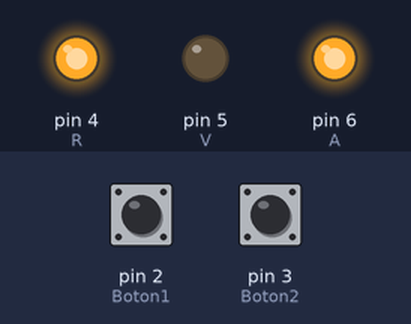
A sketch run on a simulated Arduino Uno, built with avr-gcc and run on an emulated ATmega328P. On the bench: output pins drawn as LEDs (lit = HIGH). Dashed ring = blinking. The inputs (shaded band) are chosen by the test bench; at power-on: pin 2 (Boton1) HIGH, pin 3 (Boton2) HIGH.

Above: at 1.2 s.
1.3 s: pin 2 (Boton1) pulled LOW for 1 s
At 2.4 s:
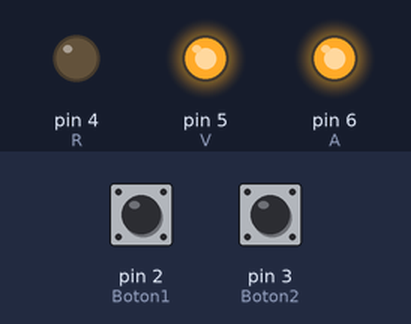
5.3 s: pin 3 (Boton2) pulled LOW for 1 s
At 6.6 s:
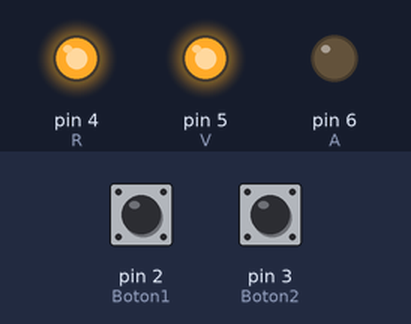
8.3 s: pin 3 (Boton2) pulled LOW for 3.2 s
At 12.4 s:
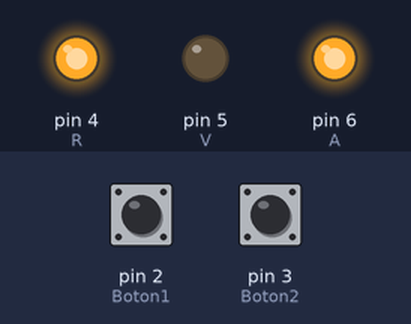
13.0 s: pin 2 (Boton1) pulled LOW for 3.2 s
At 13.8 s:
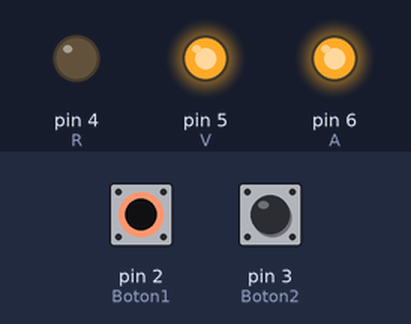
17.7 s: pin 2 (Boton1) driven LOW and pin 3 (Boton2) driven LOW
At 18.9 s:
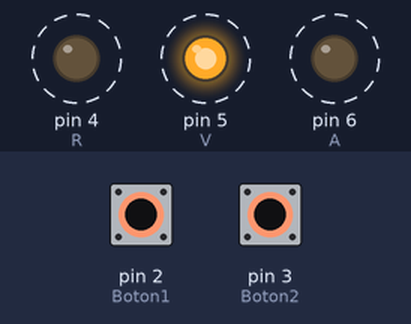
Timing chart, 0 to 21.7 s (numbered marks = the images above; inputs shaded):
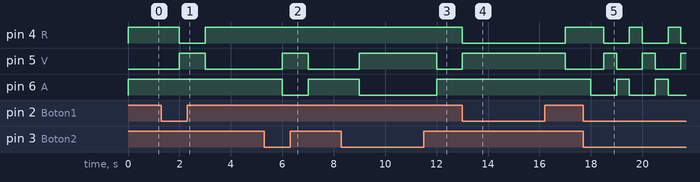

The sketch:

LUZ_RGB_parte_uno_practica_3.ino
```cpp
/*
Fundacion Kinal
Centro educativo tecnico laboral Kinal
Perito en electronica
Quinto perito
Seccion: A
Curso: Taller de electronica digital y reparacion de computadoras I
Alumno: Carlos Argueta Serech
Carne: 2022335
Proyecto: LUZ RGB
*/


#define Boton1 2 //definir valores de cada pin
#define Boton2 3
#define R 4
#define V 5
#define A 6

void setup() {
  pinMode(Boton1, INPUT);// definir los pines como entrada o salida
  pinMode(Boton2, INPUT);
  pinMode(R, OUTPUT);
  pinMode(V, OUTPUT);
  pinMode(A, OUTPUT);
}


void loop()
//Condicionar una comparacion entre el boton 1 y 2, ambos comparados por sus valores
{
  if (digitalRead(Boton1) == LOW && digitalRead(Boton2) == LOW) {
    digitalWrite(R, HIGH);
    delay(500);
    digitalWrite(R, LOW);

    digitalWrite(V, HIGH);
    delay(500);
    digitalWrite(V, LOW);

    digitalWrite(A, HIGH);
    delay(500);
    digitalWrite(A, LOW);
  }

  if (digitalRead(Boton1) == HIGH && digitalRead(Boton2) == LOW) {
    digitalWrite(R, HIGH);
    digitalWrite(V, HIGH);
    delay(1000);
    digitalWrite(R, LOW);
    digitalWrite(V, LOW);

}
  if (digitalRead(Boton1) == LOW && digitalRead(Boton2) == HIGH) {
    digitalWrite(V, HIGH);
    digitalWrite(A, HIGH);
     delay(1000);
     digitalWrite(V, LOW);
    digitalWrite(A, LOW);
}
if (digitalRead(Boton1) == HIGH && digitalRead(Boton2) == HIGH) {
    digitalWrite(R, HIGH);
    digitalWrite(A, HIGH);
     delay(1000);
         digitalWrite(R, LOW);
    digitalWrite(A, LOW);
}

}
```

Measured:
- after the input at 1.3 s, pin 4 (R): HIGH → LOW after 0.70 s, → HIGH 1.0 s later; pin 5 (V): LOW → HIGH after 0.70 s, → LOW 1.0 s later
- after the input at 5.3 s, pin 5 (V): LOW → HIGH after 0.70 s, → LOW 1.0 s later; pin 6 (A): HIGH → LOW after 0.70 s, → HIGH 1.0 s later
- after the input at 8.3 s, pin 5 (V): LOW → HIGH after 0.70 s, → LOW 3.0 s later; pin 6 (A): HIGH → LOW after 0.70 s, → HIGH 3.0 s later
- after the input at 13.0 s, pin 4 (R): HIGH → LOW at once, → HIGH 4.0 s later; pin 5 (V): LOW → HIGH at once, → LOW 4.0 s later
- after the input at 17.7 s, pin 4 (R), pin 5 (V): alternates HIGH for 0.50 s and LOW for 1.0 s, starting after 0.80 s; pin 6 (A): alternates HIGH for 0.50 s and LOW for 1.0 s, starting after 0.30 s
